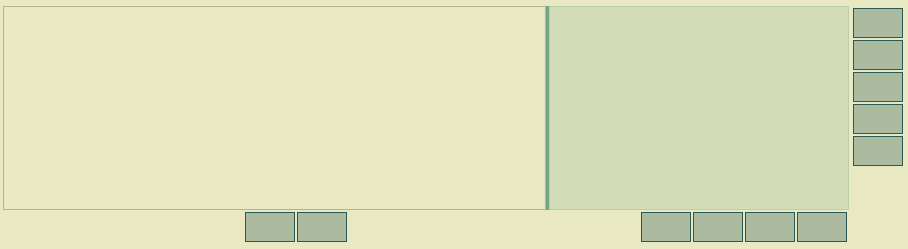
      <widget class="QWidget" name="page_2">
       <property name="styleSheet">
        <string notr="true">	background-color: rgb(232, 232, 194);
</string>
       </property>
       <layout class="QGridLayout" name="gridLayout">
        <property name="leftMargin">
         <number>0</number>
        </property>
        <property name="topMargin">
         <number>0</number>
        </property>
        <property name="rightMargin">
         <number>0</number>
        </property>
        <property name="bottomMargin">
         <number>0</number>
        </property>
        <property name="spacing">
         <number>0</number>
        </property>
        <item row="0" column="0">
         <widget class="QGroupBox" name="groupBox_2">
          <property name="styleSheet">
           <string notr="true">QGroupBox
{
border-style:none;
 background-color: none;
}</string>
          </property>
          <property name="title">
           <string/>
          </property>
          <layout class="QHBoxLayout" name="horizontalLayout_7">
           <property name="spacing">
            <number>0</number>
           </property>
           <property name="leftMargin">
            <number>0</number>
           </property>
           <property name="topMargin">
            <number>0</number>
           </property>
           <property name="rightMargin">
            <number>0</number>
           </property>
           <property name="bottomMargin">
            <number>0</number>
           </property>
           <item>
            <widget class="QGroupBox" name="groupBox_4">
             <property name="styleSheet">
              <string notr="true">QGroupBox
{
border-style:none;
}</string>
             </property>
             <property name="title">
              <string/>
             </property>
             <layout class="QVBoxLayout" name="verticalLayout_3">
              <property name="spacing">
               <number>0</number>
              </property>
              <property name="leftMargin">
               <number>0</number>
              </property>
              <property name="topMargin">
               <number>0</number>
              </property>
              <property name="rightMargin">
               <number>0</number>
              </property>
              <property name="bottomMargin">
               <number>0</number>
              </property>
              <item>
               <widget class="QGroupBox" name="groupBox_5">
                <property name="styleSheet">
                 <string notr="true">QGroupBox
{
background-color:none;
}</string>
                </property>
                <property name="title">
                 <string/>
                </property>
                <layout class="QVBoxLayout" name="verticalLayout_4">
                 <property name="spacing">
                  <number>0</number>
                 </property>
                 <property name="leftMargin">
                  <number>0</number>
                 </property>
                 <property name="topMargin">
                  <number>0</number>
                 </property>
                 <property name="rightMargin">
                  <number>2</number>
                 </property>
                 <property name="bottomMargin">
                  <number>2</number>
                 </property>
                 <item>
                  <widget class="QGroupBox" name="groupBox_18">
                   <property name="title">
                    <string/>
                   </property>
                   <layout class="QHBoxLayout" name="horizontalLayout_11">
                    <property name="spacing">
                     <number>0</number>
                    </property>
                    <property name="leftMargin">
                     <number>0</number>
                    </property>
                    <property name="topMargin">
                     <number>0</number>
                    </property>
                    <property name="rightMargin">
                     <number>0</number>
                    </property>
                    <property name="bottomMargin">
                     <number>0</number>
                    </property>
                    <item>
                     <widget class="QSplitter" name="splitter_2">
                      <property name="styleSheet">
                       <string notr="true">QSplitter::handle
{
	background-color: rgba(45, 128, 100, 160);
}</string>
                      </property>
                      <property name="orientation">
                       <enum>Qt::Horizontal</enum>
                      </property>
                      <property name="handleWidth">
                       <number>3</number>
                      </property>
                      <property name="childrenCollapsible">
                       <bool>false</bool>
                      </property>
                      <widget class="QGraphicsView" name="graphicsView">
                       <property name="minimumSize">
                        <size>
                         <width>400</width>
                         <height>0</height>
                        </size>
                       </property>
                       <property name="styleSheet">
                        <string notr="true">background-color: rgb(232, 232, 194);</string>
                       </property>
                       <property name="verticalScrollBarPolicy">
                        <enum>Qt::ScrollBarAsNeeded</enum>
                       </property>
                       <property name="horizontalScrollBarPolicy">
                        <enum>Qt::ScrollBarAsNeeded</enum>
                       </property>
                      </widget>
                      <widget class="QTextEdit" name="statistics_display">
                       <property name="minimumSize">
                        <size>
                         <width>20</width>
                         <height>0</height>
                        </size>
                       </property>
                       <property name="maximumSize">
                        <size>
                         <width>300</width>
                         <height>16777215</height>
                        </size>
                       </property>
                       <property name="font">
                        <font>
                         <pointsize>14</pointsize>
                        </font>
                       </property>
                       <property name="styleSheet">
                        <string notr="true">QTextEdit
{
color: rgb(40, 46, 58);
background-color: rgba(45, 128, 100, 30);
}</string>
                       </property>
                       <property name="readOnly">
                        <bool>true</bool>
                       </property>
                      </widget>
                     </widget>
                    </item>
                   </layout>
                  </widget>
                 </item>
                 <item>
                  <widget class="QGroupBox" name="groupBox_6">
                   <property name="minimumSize">
                    <size>
                     <width>0</width>
                     <height>34</height>
                    </size>
                   </property>
                   <property name="maximumSize">
                    <size>
                     <width>16777215</width>
                     <height>34</height>
                    </size>
                   </property>
                   <property name="styleSheet">
                    <string notr="true">QGroupBox
{
background-color:none;
}</string>
                   </property>
                   <property name="title">
                    <string/>
                   </property>
                   <layout class="QHBoxLayout" name="horizontalLayout">
                    <property name="spacing">
                     <number>2</number>
                    </property>
                    <property name="leftMargin">
                     <number>2</number>
                    </property>
                    <property name="topMargin">
                     <number>0</number>
                    </property>
                    <property name="rightMargin">
                     <number>2</number>
                    </property>
                    <property name="bottomMargin">
                     <number>0</number>
                    </property>
                    <item>
                     <spacer name="horizontalSpacer_13">
                      <property name="orientation">
                       <enum>Qt::Horizontal</enum>
                      </property>
                      <property name="sizeType">
                       <enum>QSizePolicy::Fixed</enum>
                      </property>
                      <property name="sizeHint" stdset="0">
                       <size>
                        <width>200</width>
                        <height>20</height>
                       </size>
                      </property>
                     </spacer>
                    </item>
                    <item>
                     <spacer name="horizontalSpacer_17">
                      <property name="orientation">
                       <enum>Qt::Horizontal</enum>
                      </property>
                      <property name="sizeHint" stdset="0">
                       <size>
                        <width>40</width>
                        <height>20</height>
                       </size>
                      </property>
                     </spacer>
                    </item>
                    <item>
                     <widget class="QPushButton" name="previous_bin">
                      <property name="sizePolicy">
                       <sizepolicy hsizetype="Fixed" vsizetype="Fixed">
                        <horstretch>0</horstretch>
                        <verstretch>0</verstretch>
                       </sizepolicy>
                      </property>
                      <property name="minimumSize">
                       <size>
                        <width>50</width>
                        <height>30</height>
                       </size>
                      </property>
                      <property name="maximumSize">
                       <size>
                        <width>50</width>
                        <height>30</height>
                       </size>
                      </property>
                      <property name="toolTip">
                       <string>&lt;html&gt;&lt;head/&gt;&lt;body&gt;&lt;p&gt;&lt;span style=&quot; font-size:12pt;&quot;&gt;show previous bin&lt;/span&gt;&lt;/p&gt;&lt;/body&gt;&lt;/html&gt;</string>
                      </property>
                      <property name="styleSheet">
                       <string notr="true">  QPushButton {
	 background-color: rgba(41, 90, 86, 80);
	  border-color: rgb(41, 90, 86);
      border-style:solid;
      border-width:1px;
      font:  14px; 
	  color: rgb(41, 90, 86);
  }
  QPushButton:hover:!pressed {
	 background-color: rgba(167, 206, 151,120);
	  border-color: rgba(41, 90, 86,164);
      border-style:solid;
  }</string>
                      </property>
                      <property name="text">
                       <string/>
                      </property>
                      <property name="icon">
                       <iconset>
                        <normalon>:/icons/app_icons/previous.png</normalon>
                       </iconset>
                      </property>
                      <property name="iconSize">
                       <size>
                        <width>28</width>
                        <height>28</height>
                       </size>
                      </property>
                     </widget>
                    </item>
                    <item>
                     <widget class="QPushButton" name="next_bin">
                      <property name="sizePolicy">
                       <sizepolicy hsizetype="Fixed" vsizetype="Fixed">
                        <horstretch>0</horstretch>
                        <verstretch>0</verstretch>
                       </sizepolicy>
                      </property>
                      <property name="minimumSize">
                       <size>
                        <width>50</width>
                        <height>30</height>
                       </size>
                      </property>
                      <property name="maximumSize">
                       <size>
                        <width>50</width>
                        <height>30</height>
                       </size>
                      </property>
                      <property name="toolTip">
                       <string>&lt;html&gt;&lt;head/&gt;&lt;body&gt;&lt;p&gt;&lt;span style=&quot; font-size:12pt;&quot;&gt;show next bin&lt;/span&gt;&lt;/p&gt;&lt;/body&gt;&lt;/html&gt;</string>
                      </property>
                      <property name="styleSheet">
                       <string notr="true">  QPushButton {
	 background-color: rgba(41, 90, 86, 80);
	  border-color: rgb(41, 90, 86);
      border-style:solid;
      border-width:1px;
      font:  14px; 
	  color: rgb(41, 90, 86);
  }
  QPushButton:hover:!pressed {
	 background-color: rgba(167, 206, 151,120);
	  border-color: rgba(41, 90, 86,164);
      border-style:solid;
  }</string>
                      </property>
                      <property name="text">
                       <string/>
                      </property>
                      <property name="icon">
                       <iconset>
                        <normalon>:/icons/app_icons/next.png</normalon>
                       </iconset>
                      </property>
                      <property name="iconSize">
                       <size>
                        <width>28</width>
                        <height>28</height>
                       </size>
                      </property>
                     </widget>
                    </item>
                    <item>
                     <spacer name="horizontalSpacer_2">
                      <property name="orientation">
                       <enum>Qt::Horizontal</enum>
                      </property>
                      <property name="sizeHint" stdset="0">
                       <size>
                        <width>292</width>
                        <height>20</height>
                       </size>
                      </property>
                     </spacer>
                    </item>
                    <item>
                     <widget class="QPushButton" name="home">
                      <property name="sizePolicy">
                       <sizepolicy hsizetype="Fixed" vsizetype="Fixed">
                        <horstretch>0</horstretch>
                        <verstretch>0</verstretch>
                       </sizepolicy>
                      </property>
                      <property name="minimumSize">
                       <size>
                        <width>50</width>
                        <height>30</height>
                       </size>
                      </property>
                      <property name="maximumSize">
                       <size>
                        <width>50</width>
                        <height>30</height>
                       </size>
                      </property>
                      <property name="toolTip">
                       <string>&lt;html&gt;&lt;head/&gt;&lt;body&gt;&lt;p&gt;&lt;span style=&quot; font-size:12pt;&quot;&gt;home&lt;/span&gt;&lt;/p&gt;&lt;/body&gt;&lt;/html&gt;</string>
                      </property>
                      <property name="styleSheet">
                       <string notr="true">  QPushButton {
	 background-color: rgba(41, 90, 86, 80);
	  border-color: rgb(41, 90, 86);
      border-style:solid;
      border-width:1px;
      font:  14px; 
	  color: rgb(41, 90, 86);
  }
  QPushButton:hover:!pressed {
	 background-color: rgba(167, 206, 151,120);
	  border-color: rgba(41, 90, 86,164);
      border-style:solid;
  }</string>
                      </property>
                      <property name="text">
                       <string/>
                      </property>
                      <property name="icon">
                       <iconset>
                        <normalon>:/icons/app_icons/home.png</normalon>
                       </iconset>
                      </property>
                      <property name="iconSize">
                       <size>
                        <width>28</width>
                        <height>28</height>
                       </size>
                      </property>
                     </widget>
                    </item>
                    <item>
                     <widget class="QPushButton" name="back">
                      <property name="sizePolicy">
                       <sizepolicy hsizetype="Fixed" vsizetype="Fixed">
                        <horstretch>0</horstretch>
                        <verstretch>0</verstretch>
                       </sizepolicy>
                      </property>
                      <property name="minimumSize">
                       <size>
                        <width>50</width>
                        <height>30</height>
                       </size>
                      </property>
                      <property name="maximumSize">
                       <size>
                        <width>50</width>
                        <height>30</height>
                       </size>
                      </property>
                      <property name="toolTip">
                       <string>&lt;html&gt;&lt;head/&gt;&lt;body&gt;&lt;p&gt;&lt;span style=&quot; font-size:12pt;&quot;&gt;back&lt;/span&gt;&lt;/p&gt;&lt;/body&gt;&lt;/html&gt;</string>
                      </property>
                      <property name="styleSheet">
                       <string notr="true">  QPushButton {
	 background-color: rgba(41, 90, 86, 80);
	  border-color: rgb(41, 90, 86);
      border-style:solid;
      border-width:1px;
      font:  14px; 
	  color: rgb(41, 90, 86);
  }
  QPushButton:hover:!pressed {
	 background-color: rgba(167, 206, 151,120);
	  border-color: rgba(41, 90, 86,164);
      border-style:solid;
  }</string>
                      </property>
                      <property name="text">
                       <string/>
                      </property>
                      <property name="icon">
                       <iconset>
                        <normalon>:/icons/app_icons/back.png</normalon>
                       </iconset>
                      </property>
                      <property name="iconSize">
                       <size>
                        <width>28</width>
                        <height>28</height>
                       </size>
                      </property>
                     </widget>
                    </item>
                    <item>
                     <widget class="QPushButton" name="help">
                      <property name="sizePolicy">
                       <sizepolicy hsizetype="Fixed" vsizetype="Fixed">
                        <horstretch>0</horstretch>
                        <verstretch>0</verstretch>
                       </sizepolicy>
                      </property>
                      <property name="minimumSize">
                       <size>
                        <width>50</width>
                        <height>30</height>
                       </size>
                      </property>
                      <property name="maximumSize">
                       <size>
                        <width>50</width>
                        <height>30</height>
                       </size>
                      </property>
                      <property name="toolTip">
                       <string>&lt;html&gt;&lt;head/&gt;&lt;body&gt;&lt;p&gt;&lt;span style=&quot; font-size:12pt;&quot;&gt;help&lt;/span&gt;&lt;/p&gt;&lt;/body&gt;&lt;/html&gt;</string>
                      </property>
                      <property name="styleSheet">
                       <string notr="true">  QPushButton {
	 background-color: rgba(41, 90, 86, 80);
	  border-color: rgb(41, 90, 86);
      border-style:solid;
      border-width:1px;
      font:  14px; 
	  color: rgb(41, 90, 86);
  }
  QPushButton:hover:!pressed {
	 background-color: rgba(167, 206, 151,120);
	  border-color: rgba(41, 90, 86,164);
      border-style:solid;
  }</string>
                      </property>
                      <property name="text">
                       <string/>
                      </property>
                      <property name="icon">
                       <iconset>
                        <normalon>:/icons/app_icons/help.png</normalon>
                       </iconset>
                      </property>
                      <property name="iconSize">
                       <size>
                        <width>24</width>
                        <height>24</height>
                       </size>
                      </property>
                     </widget>
                    </item>
                    <item>
                     <widget class="QPushButton" name="settings">
                      <property name="sizePolicy">
                       <sizepolicy hsizetype="Fixed" vsizetype="Fixed">
                        <horstretch>0</horstretch>
                        <verstretch>0</verstretch>
                       </sizepolicy>
                      </property>
                      <property name="minimumSize">
                       <size>
                        <width>50</width>
                        <height>30</height>
                       </size>
                      </property>
                      <property name="maximumSize">
                       <size>
                        <width>50</width>
                        <height>30</height>
                       </size>
                      </property>
                      <property name="toolTip">
                       <string>&lt;html&gt;&lt;head/&gt;&lt;body&gt;&lt;p&gt;&lt;span style=&quot; font-size:12pt;&quot;&gt;settings&lt;/span&gt;&lt;/p&gt;&lt;/body&gt;&lt;/html&gt;</string>
                      </property>
                      <property name="styleSheet">
                       <string notr="true">  QPushButton {
	 background-color: rgba(41, 90, 86, 80);
	  border-color: rgb(41, 90, 86);
      border-style:solid;
      border-width:1px;
      font:  14px; 
	  color: rgb(41, 90, 86);
  }
  QPushButton:hover:!pressed {
	 background-color: rgba(167, 206, 151,120);
	  border-color: rgba(41, 90, 86,164);
      border-style:solid;
  }</string>
                      </property>
                      <property name="text">
                       <string/>
                      </property>
                      <property name="icon">
                       <iconset>
                        <normalon>:/icons/app_icons/settings.png</normalon>
                       </iconset>
                      </property>
                      <property name="iconSize">
                       <size>
                        <width>24</width>
                        <height>24</height>
                       </size>
                      </property>
                     </widget>
                    </item>
                   </layout>
                  </widget>
                 </item>
                </layout>
               </widget>
              </item>
             </layout>
            </widget>
           </item>
           <item>
            <widget class="QGroupBox" name="groupBox">
             <property name="maximumSize">
              <size>
               <width>70</width>
               <height>16777215</height>
              </size>
             </property>
             <property name="styleSheet">
              <string notr="true">QGroupBox
{
border-style:none;
}</string>
             </property>
             <property name="title">
              <string/>
             </property>
             <layout class="QVBoxLayout" name="verticalLayout_2">
              <property name="spacing">
               <number>2</number>
              </property>
              <property name="leftMargin">
               <number>2</number>
              </property>
              <property name="topMargin">
               <number>2</number>
              </property>
              <property name="rightMargin">
               <number>2</number>
              </property>
              <property name="bottomMargin">
               <number>2</number>
              </property>
              <item>
               <widget class="QPushButton" name="refresh">
                <property name="sizePolicy">
                 <sizepolicy hsizetype="Fixed" vsizetype="Fixed">
                  <horstretch>0</horstretch>
                  <verstretch>0</verstretch>
                 </sizepolicy>
                </property>
                <property name="minimumSize">
                 <size>
                  <width>50</width>
                  <height>30</height>
                 </size>
                </property>
                <property name="maximumSize">
                 <size>
                  <width>50</width>
                  <height>30</height>
                 </size>
                </property>
                <property name="toolTip">
                 <string>&lt;html&gt;&lt;head/&gt;&lt;body&gt;&lt;p&gt;&lt;span style=&quot; font-size:12pt;&quot;&gt;refresh&lt;/span&gt;&lt;/p&gt;&lt;/body&gt;&lt;/html&gt;</string>
                </property>
                <property name="styleSheet">
                 <string notr="true">  QPushButton {
	 background-color: rgba(41, 90, 86, 80);
	  border-color: rgb(41, 90, 86);
      border-style:solid;
      border-width:1px;
      font:  14px; 
	  color: rgb(41, 90, 86);
  }
  QPushButton:hover:!pressed {
	 background-color: rgba(167, 206, 151,120);
	  border-color: rgba(41, 90, 86,164);
      border-style:solid;
  }</string>
                </property>
                <property name="text">
                 <string/>
                </property>
                <property name="icon">
                 <iconset>
                  <normalon>:/icons/app_icons/refresh.png</normalon>
                 </iconset>
                </property>
                <property name="iconSize">
                 <size>
                  <width>24</width>
                  <height>24</height>
                 </size>
                </property>
               </widget>
              </item>
              <item>
               <widget class="QPushButton" name="zoom_out">
                <property name="sizePolicy">
                 <sizepolicy hsizetype="Fixed" vsizetype="Fixed">
                  <horstretch>0</horstretch>
                  <verstretch>0</verstretch>
                 </sizepolicy>
                </property>
                <property name="minimumSize">
                 <size>
                  <width>50</width>
                  <height>30</height>
                 </size>
                </property>
                <property name="maximumSize">
                 <size>
                  <width>50</width>
                  <height>30</height>
                 </size>
                </property>
                <property name="toolTip">
                 <string>&lt;html&gt;&lt;head/&gt;&lt;body&gt;&lt;p&gt;&lt;span style=&quot; font-size:12pt;&quot;&gt;zoom out&lt;/span&gt;&lt;/p&gt;&lt;/body&gt;&lt;/html&gt;</string>
                </property>
                <property name="styleSheet">
                 <string notr="true">  QPushButton {
	 background-color: rgba(41, 90, 86, 80);
	  border-color: rgb(41, 90, 86);
      border-style:solid;
      border-width:1px;
      font:  14px; 
	  color: rgb(41, 90, 86);
  }
  QPushButton:hover:!pressed {
	 background-color: rgba(167, 206, 151,120);
	  border-color: rgba(41, 90, 86,164);
      border-style:solid;
  }</string>
                </property>
                <property name="text">
                 <string/>
                </property>
                <property name="icon">
                 <iconset>
                  <normalon>:/icons/app_icons/zoom_out.png</normalon>
                 </iconset>
                </property>
                <property name="iconSize">
                 <size>
                  <width>28</width>
                  <height>28</height>
                 </size>
                </property>
               </widget>
              </item>
              <item>
               <widget class="QPushButton" name="zoom_in">
                <property name="sizePolicy">
                 <sizepolicy hsizetype="Fixed" vsizetype="Fixed">
                  <horstretch>0</horstretch>
                  <verstretch>0</verstretch>
                 </sizepolicy>
                </property>
                <property name="minimumSize">
                 <size>
                  <width>50</width>
                  <height>30</height>
                 </size>
                </property>
                <property name="maximumSize">
                 <size>
                  <width>50</width>
                  <height>30</height>
                 </size>
                </property>
                <property name="toolTip">
                 <string>&lt;html&gt;&lt;head/&gt;&lt;body&gt;&lt;p&gt;&lt;span style=&quot; font-size:12pt;&quot;&gt;zoom in&lt;/span&gt;&lt;/p&gt;&lt;/body&gt;&lt;/html&gt;</string>
                </property>
                <property name="styleSheet">
                 <string notr="true">  QPushButton {
	 background-color: rgba(41, 90, 86, 80);
	  border-color: rgb(41, 90, 86);
      border-style:solid;
      border-width:1px;
      font:  14px; 
	  color: rgb(41, 90, 86);
  }
  QPushButton:hover:!pressed {
	 background-color: rgba(167, 206, 151,120);
	  border-color: rgba(41, 90, 86,164);
      border-style:solid;
  }</string>
                </property>
                <property name="text">
                 <string/>
                </property>
                <property name="icon">
                 <iconset>
                  <normalon>:/icons/app_icons/zoom_in.png</normalon>
                 </iconset>
                </property>
                <property name="iconSize">
                 <size>
                  <width>28</width>
                  <height>28</height>
                 </size>
                </property>
               </widget>
              </item>
              <item>
               <widget class="QPushButton" name="zoom_to_fit">
                <property name="sizePolicy">
                 <sizepolicy hsizetype="Fixed" vsizetype="Fixed">
                  <horstretch>0</horstretch>
                  <verstretch>0</verstretch>
                 </sizepolicy>
                </property>
                <property name="minimumSize">
                 <size>
                  <width>50</width>
                  <height>30</height>
                 </size>
                </property>
                <property name="maximumSize">
                 <size>
                  <width>50</width>
                  <height>30</height>
                 </size>
                </property>
                <property name="toolTip">
                 <string>&lt;html&gt;&lt;head/&gt;&lt;body&gt;&lt;p&gt;&lt;span style=&quot; font-size:12pt;&quot;&gt;zoom to fit&lt;/span&gt;&lt;/p&gt;&lt;/body&gt;&lt;/html&gt;</string>
                </property>
                <property name="styleSheet">
                 <string notr="true">  QPushButton {
	 background-color: rgba(41, 90, 86, 80);
	  border-color: rgb(41, 90, 86);
      border-style:solid;
      border-width:1px;
      font:  14px; 
	  color: rgb(41, 90, 86);
  }
  QPushButton:hover:!pressed {
	 background-color: rgba(167, 206, 151,120);
	  border-color: rgba(41, 90, 86,164);
      border-style:solid;
  }</string>
                </property>
                <property name="text">
                 <string/>
                </property>
                <property name="icon">
                 <iconset>
                  <normalon>:/icons/app_icons/zoom_to_fit.png</normalon>
                 </iconset>
                </property>
                <property name="iconSize">
                 <size>
                  <width>28</width>
                  <height>28</height>
                 </size>
                </property>
               </widget>
              </item>
              <item>
               <widget class="QPushButton" name="clear_screen">
                <property name="sizePolicy">
                 <sizepolicy hsizetype="Fixed" vsizetype="Fixed">
                  <horstretch>0</horstretch>
                  <verstretch>0</verstretch>
                 </sizepolicy>
                </property>
                <property name="minimumSize">
                 <size>
                  <width>50</width>
                  <height>30</height>
                 </size>
                </property>
                <property name="maximumSize">
                 <size>
                  <width>50</width>
                  <height>30</height>
                 </size>
                </property>
                <property name="toolTip">
                 <string>&lt;html&gt;&lt;head/&gt;&lt;body&gt;&lt;p&gt;&lt;span style=&quot; font-size:12pt;&quot;&gt;clear&lt;/span&gt;&lt;/p&gt;&lt;/body&gt;&lt;/html&gt;</string>
                </property>
                <property name="styleSheet">
                 <string notr="true">  QPushButton {
	 background-color: rgba(41, 90, 86, 80);
	  border-color: rgb(41, 90, 86);
      border-style:solid;
      border-width:1px;
      font:  14px; 
	  color: rgb(41, 90, 86);
  }
  QPushButton:hover:!pressed {
	 background-color: rgba(167, 206, 151,120);
	  border-color: rgba(41, 90, 86,164);
      border-style:solid;
  }</string>
                </property>
                <property name="text">
                 <string/>
                </property>
                <property name="icon">
                 <iconset>
                  <normalon>:/icons/app_icons/delete.png</normalon>
                 </iconset>
                </property>
                <property name="iconSize">
                 <size>
                  <width>24</width>
                  <height>24</height>
                 </size>
                </property>
               </widget>
              </item>
              <item>
               <spacer name="horizontalSpacer">
                <property name="orientation">
                 <enum>Qt::Vertical</enum>
                </property>
                <property name="sizeHint" stdset="0">
                 <size>
                  <width>20</width>
                  <height>78</height>
                 </size>
                </property>
               </spacer>
              </item>
             </layout>
            </widget>
           </item>
          </layout>
         </widget>
        </item>
       </layout>
      </widget>
